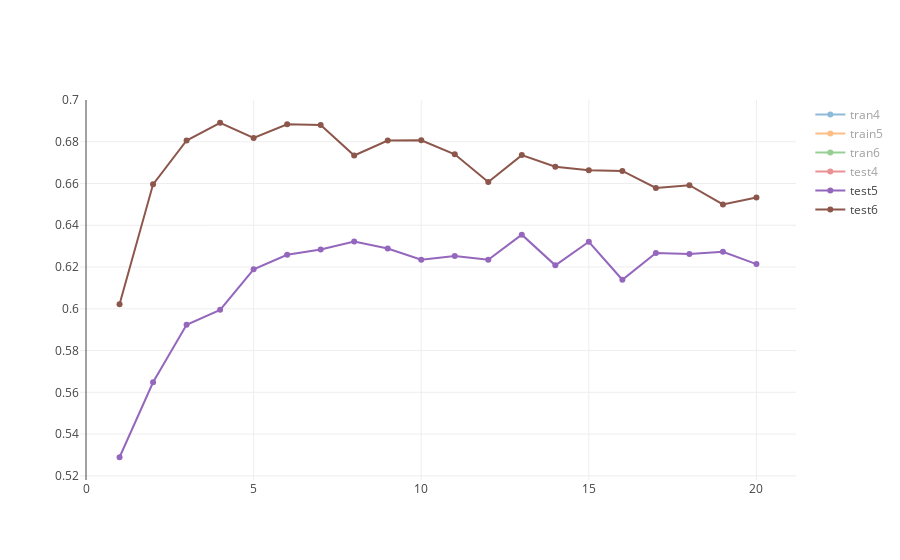

Notebook source saved alongside this figure:
### Markdown cell above
**จงใช้คำสั่ง iplot วาดกราฟความแม่นยำของตัวแบบ 4 5 และ 6 ด้วยกัน** ซึ่งจะมีกราฟทั้งหมด 6 เส้น

### Code cell
# [Your Work]
iplot([train_acc_trace4, train_acc_trace5,train_acc_trace6, 
       test_acc_trace4, test_acc_trace5,  test_acc_trace6])

### Figure 1 — Plotly figure (JSON) as saved in the notebook; plotly's stock layout.template omitted (floating-point values rounded to 4 significant figures)
{"data": [{"mode": "lines+markers", "name": "tran4", "type": "scatter", "uid": "d047b80f-0e54-4fc4-8127-6ad86378d60f", "visible": "legendonly", "x": [1, 2, 3, 4, 5, 6, 7, 8, 9, 10, 11, 12, 13, 14, 15, 16, 17, 18, 19, 20], "y": [0.4912, 0.608, 0.6548, 0.6828, 0.7041, 0.7259, 0.7424, 0.7578, 0.7687, 0.7826, 0.7961, 0.8067, 0.8172, 0.8269, 0.835, 0.8429, 0.853, 0.861, 0.8672, 0.8753]}, {"mode": "lines+markers", "name": "train5", "type": "scatter", "uid": "f9b5ec6a-f1fd-469d-bb4c-46ea148a3aad", "visible": "legendonly", "x": [1, 2, 3, 4, 5, 6, 7, 8, 9, 10, 11, 12, 13, 14, 15, 16, 17, 18, 19, 20], "y": [0.446, 0.5481, 0.5927, 0.6213, 0.6426, 0.6575, 0.6733, 0.6808, 0.6921, 0.7013, 0.7087, 0.7153, 0.7209, 0.7266, 0.7319, 0.7359, 0.7411, 0.7445, 0.7478, 0.7529]}, {"mode": "lines+markers", "name": "tran6", "type": "scatter", "uid": "4c8e2043-97a9-455d-931b-1654d4952bec", "visible": "legendonly", "x": [1, 2, 3, 4, 5, 6, 7, 8, 9, 10, 11, 12, 13, 14, 15, 16, 17, 18, 19, 20], "y": [0.5206, 0.6487, 0.6946, 0.7264, 0.7542, 0.7812, 0.8029, 0.8242, 0.8432, 0.8585, 0.8764, 0.891, 0.9048, 0.914, 0.9247, 0.9319, 0.9417, 0.948, 0.9518, 0.954]}, {"mode": "lines+markers", "name": "test4", "type": "scatter", "uid": "a7c6efc5-6ec3-409d-bb9f-c9a59f52bb1a", "visible": "legendonly", "x": [1, 2, 3, 4, 5, 6, 7, 8, 9, 10, 11, 12, 13, 14, 15, 16, 17, 18, 19, 20], "y": [0.582, 0.6305, 0.6423, 0.6455, 0.668, 0.6487, 0.6693, 0.654, 0.6732, 0.6613, 0.6565, 0.6606, 0.66, 0.6551, 0.6425, 0.6447, 0.6454, 0.6334, 0.6414, 0.6313]}, {"mode": "lines+markers", "name": "test5", "type": "scatter", "uid": "d1ebcb5c-9de3-41b2-85dc-99cf3ef7cc7d", "visible": true, "x": [1, 2, 3, 4, 5, 6, 7, 8, 9, 10, 11, 12, 13, 14, 15, 16, 17, 18, 19, 20], "y": [0.5289, 0.5648, 0.5923, 0.5995, 0.6189, 0.6259, 0.6284, 0.6322, 0.6289, 0.6235, 0.6253, 0.6235, 0.6355, 0.6208, 0.6321, 0.6139, 0.6267, 0.6262, 0.6273, 0.6214]}, {"mode": "lines+markers", "name": "test6", "type": "scatter", "uid": "bb79a03a-6c24-4ff8-a9d4-4ae5a5b2b220", "visible": true, "x": [1, 2, 3, 4, 5, 6, 7, 8, 9, 10, 11, 12, 13, 14, 15, 16, 17, 18, 19, 20], "y": [0.6022, 0.6596, 0.6806, 0.6891, 0.6818, 0.6884, 0.688, 0.6734, 0.6806, 0.6807, 0.674, 0.6607, 0.6736, 0.668, 0.6663, 0.666, 0.6579, 0.6592, 0.65, 0.6533]}], "layout": {"autosize": true, "xaxis": {"autorange": true, "range": [-0.2042, 21.2], "type": "linear"}, "yaxis": {"autorange": true, "range": [0.5157, 0.7023], "type": "linear"}}}
